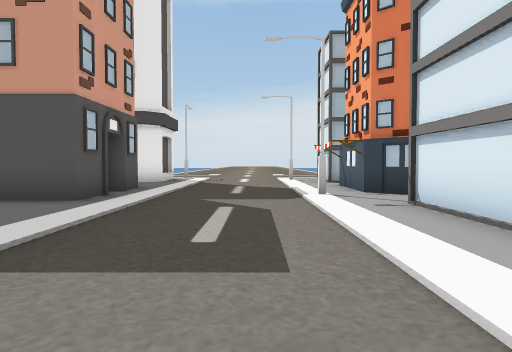
View 1 (above)

24 first-person views from a walk through a scene from a Unity 3-D project. The camera is 1.5 m above the floor, tilts 2° down and sees 70° across. The floor is counted in squares, 2.25 m on a side. Each view is taken from the middle of a square. On the plan, view 1 faces up. The plan holds only what a view shows up to about 11 squares ahead; the rest is blank. The place goes on beyond the plan. The player is left out. Some animated figures are left out. Some surface patterns are stand-ins.

View 2
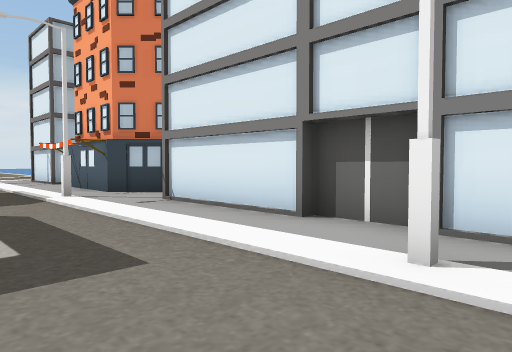

View 3
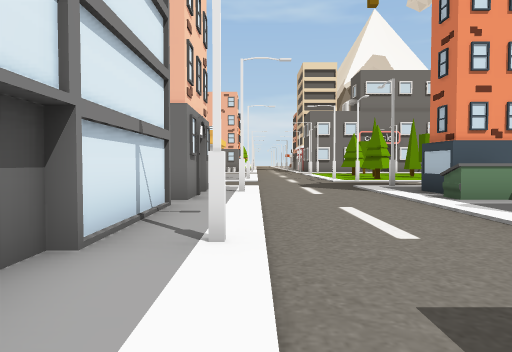

View 4
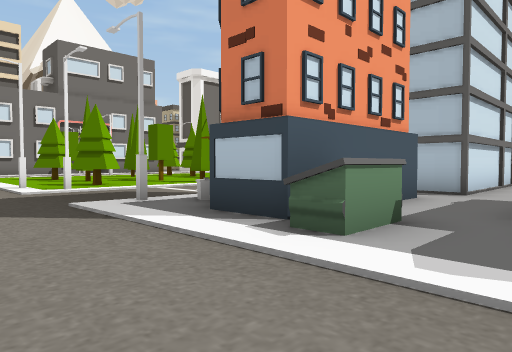

View 5
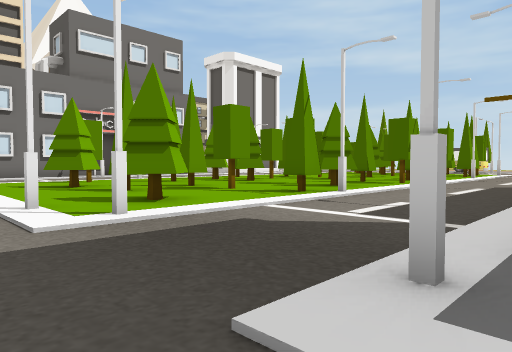

View 6
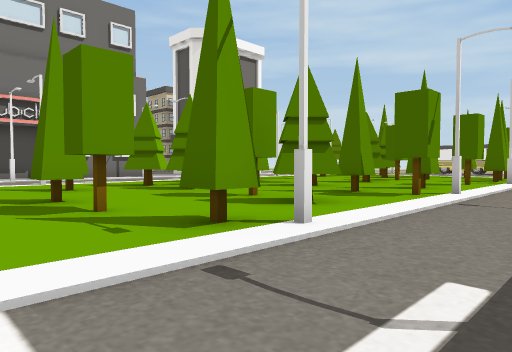

View 7
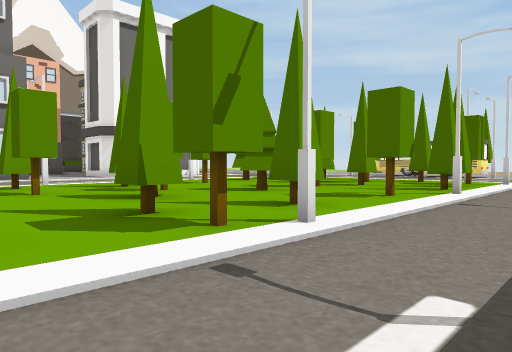

View 8
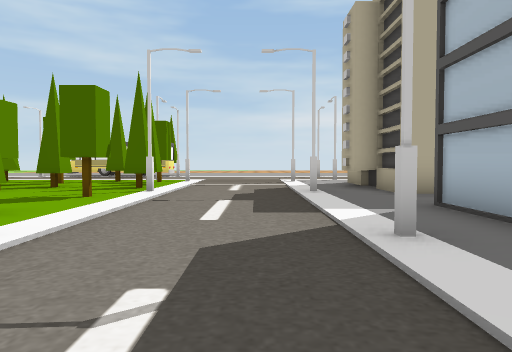

View 9
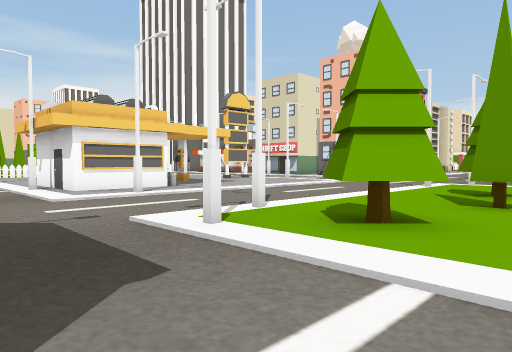

View 10
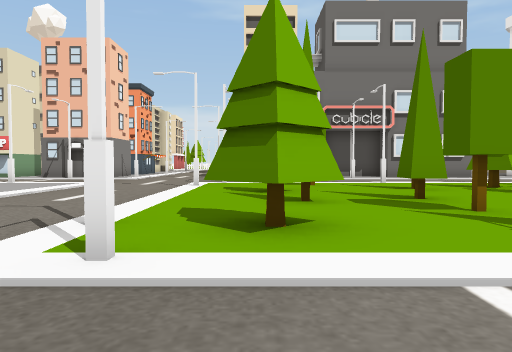

View 11
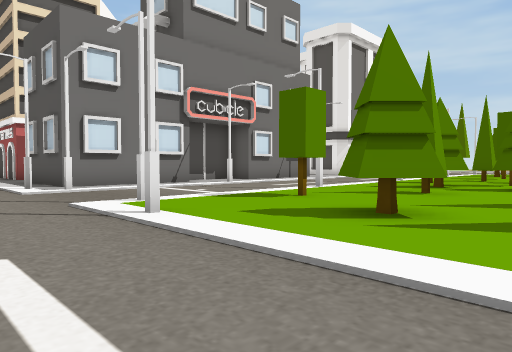

View 12
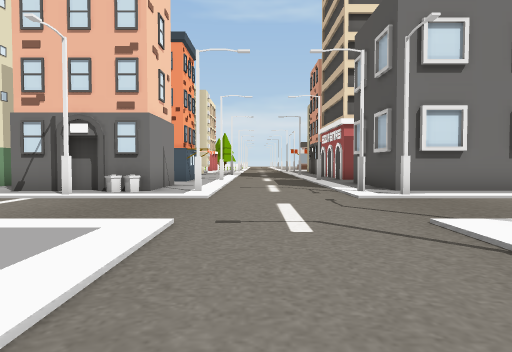

View 13
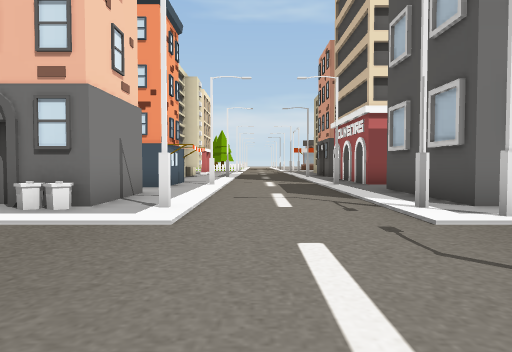

View 14
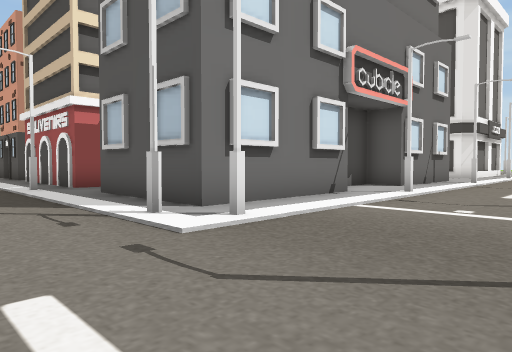

View 15
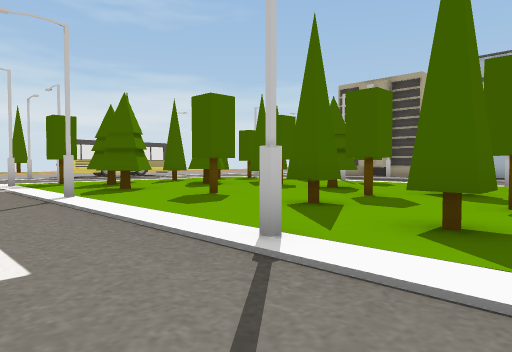

View 16
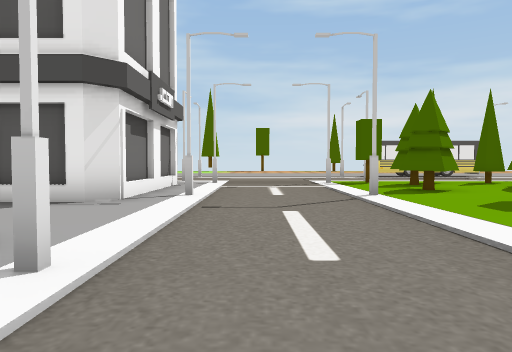

View 17
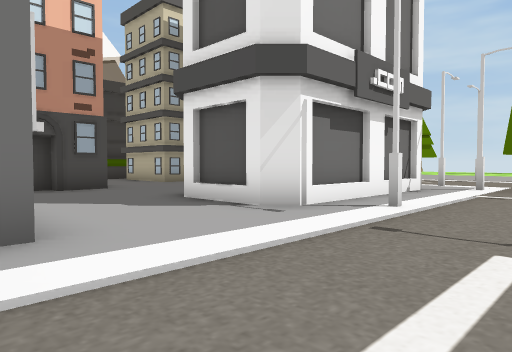

View 18
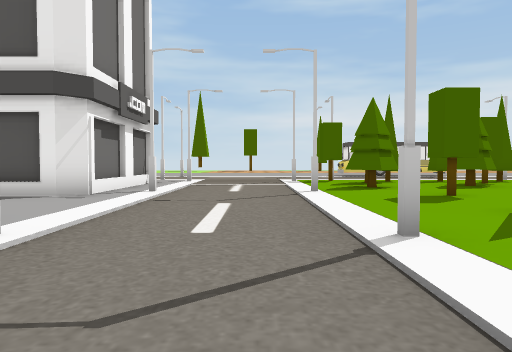

View 19
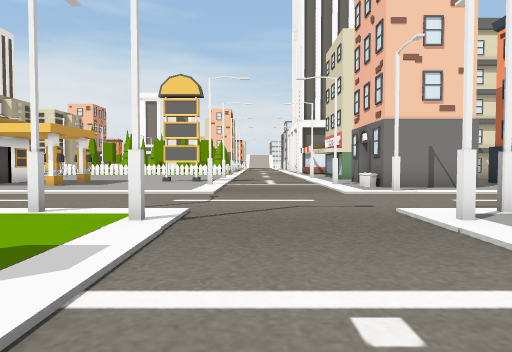

View 20
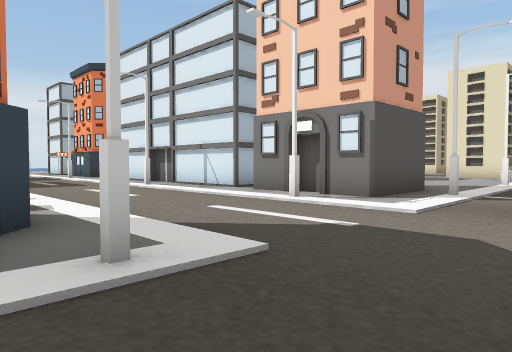

View 21
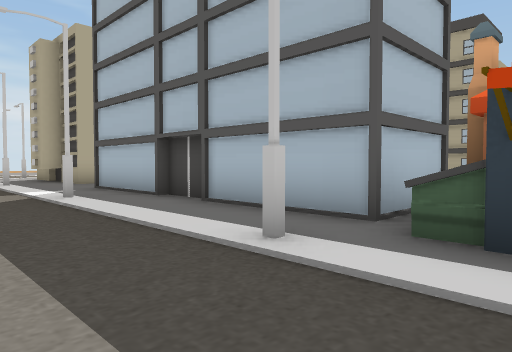

View 22
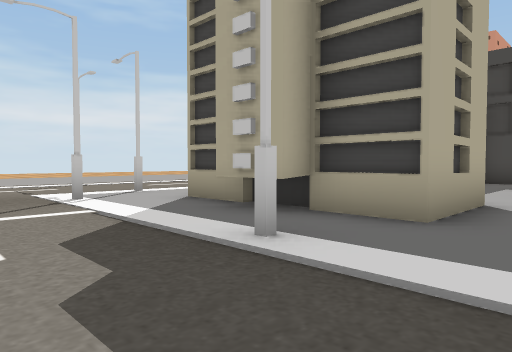

View 23
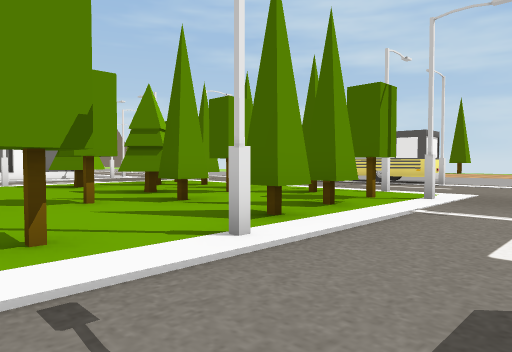

View 24
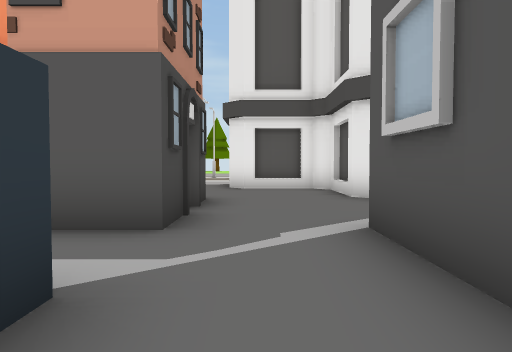

### Floor plan
Key: @ floor where view 1 was taken; # wall or solid block; . floor; O other object.
Columns run from 22 left of view 1 to 4 right of it. Each row starts with its distance up from view 1.
 14                          OO
 13
 12                        ..OO
 11                    ......
 10                    .....O
  9                    #....O
  8 OOOO               O....O#
  7                    O...O.#
  6                   ##......
  5                   .......#
  4                    ......#
  3                     .....#
  2                     .....O
  1                     ...O.#
  0     .               ..@..#
 -1     ..        #    ......#
 -2     ..        ...........#
 -3     #.    #####...OO.....#
 -4     #.    #####.####.....O
 -5 .#O##..O#######O   #...O.
 -6 ...............OOOO.......#
 -7 ....O....O....O....O......O
 -8 ...........................
 -9 .........................
-10 ....O....O....O....O......O
-11 OO.O.O..O.O.O..O..O......##
-12 ..........O.OO...OO.O..O.#
-13 O..O........O..O.........O
-14 .O..OOO.OO.....O.O........
-15 O.O.....O..OO............O
-16 ..O.......O.O....OO........
-17 OO...O..O...O.O............
-18 OOOO......O.O...O...O......
-19 ...........................
-20 ....O....O.. .O....O......O
-21 ............. .............
-22 ...........................
-23 ....O....O....O....O......O
-24 .......... .........O..O.O.
-25 ######...   #..O   #.....#O
-26   ## #...          #.....#
-27   ##O#...          #......
-28   #......##        .......
-29   #..........     ......O#
-30   ....#O#..OOO    #OO..OO

Where each view was taken, in squares from view 1:
view 1: 0 up, 0 right, facing up
view 2: 0 up, 1 left, facing up-right
view 3: 4 up, 1 right, facing down
view 4: 1 down, 0 right, facing down-left
view 5: 6 down, 1 left, facing down-left
view 6: 8 down, 5 left, facing down-left
view 7: 8 down, 10 left, facing down-left
view 8: 8 down, 10 left, facing left
view 9: 8 down, 6 left, facing down-right
view 10: 8 down, 4 left, facing down
view 11: 14 down, 0 right, facing down-left
view 12: 16 down, 0 right, facing down
view 13: 19 down, 0 right, facing down
view 14: 20 down, 0 right, facing down-left
view 15: 22 down, 11 left, facing up-left
view 16: 22 down, 11 left, facing left
view 17: 21 down, 13 left, facing down-left
view 18: 21 down, 10 left, facing left
view 19: 21 down, 7 left, facing right
view 20: 9 down, 4 left, facing up-right
view 21: 9 down, 6 left, facing up-left
view 22: 9 down, 16 left, facing up-left
view 23: 8 down, 16 left, facing down-left
view 24: 29 down, 10 left, facing left
